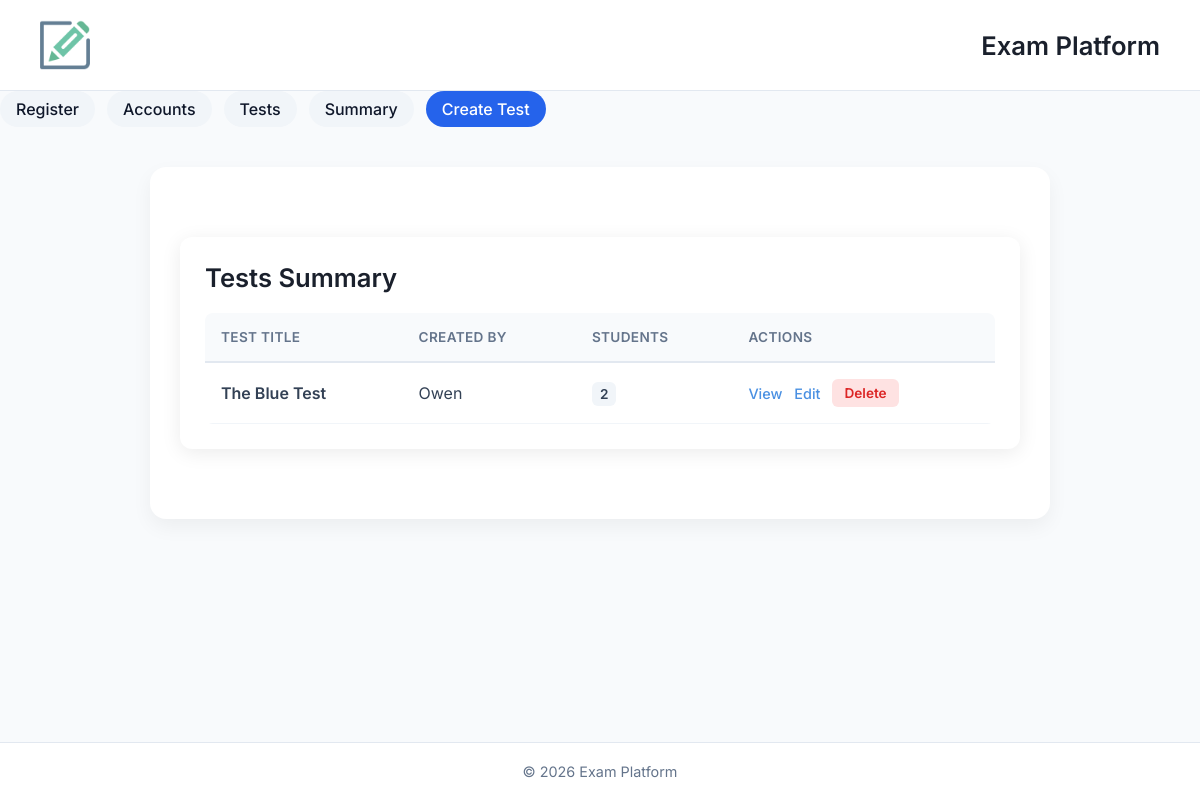
Before: /tests/summary with the older database file.
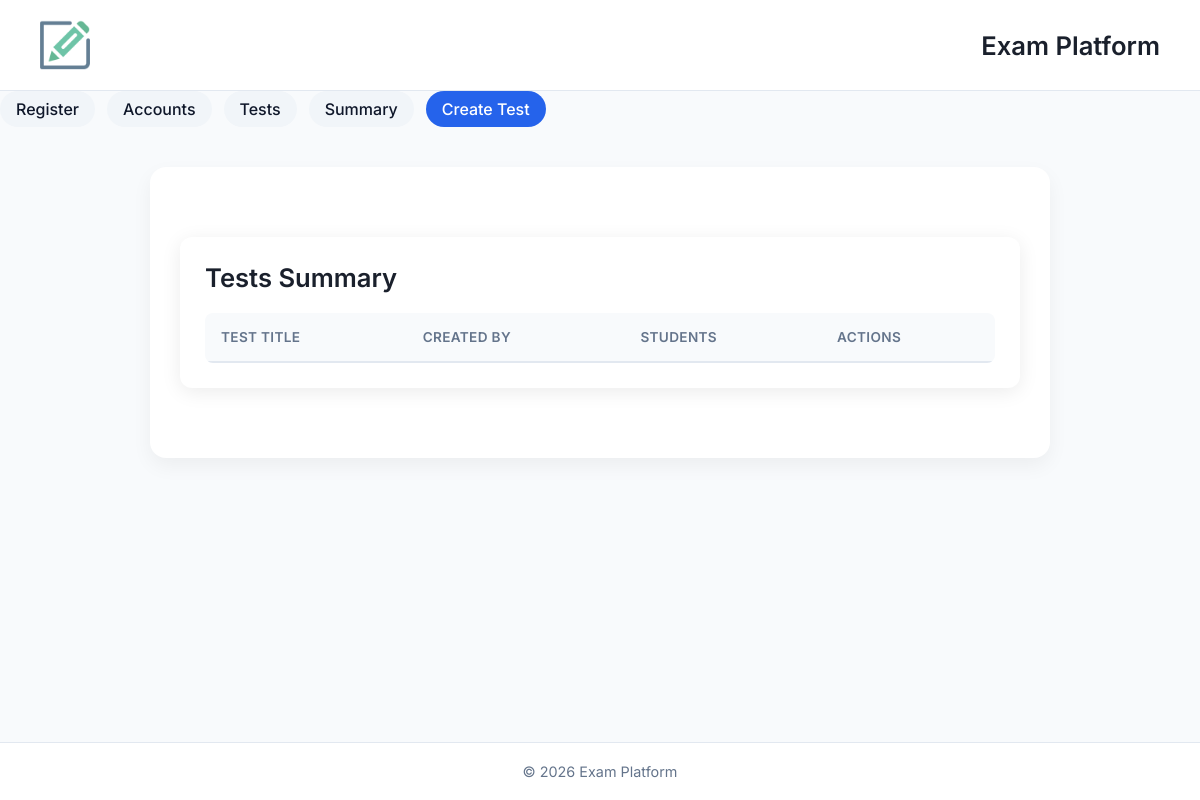
After: the same page with the newer database file.
### app/models/test.py (models this page shows)
class Test(db.Model):
    __tablename__ = "tests"
    id = db.Column(db.Integer, primary_key=True)
    title = db.Column(db.String(255))
    teacher_id = db.Column(db.Integer, db.ForeignKey("users.id"))
    is_timed = db.Column(db.Boolean, default=False)
    duration = db.Column(db.Integer, nullable=True)
    created_at = db.Column(db.DateTime, default=db.func.current_timestamp())
    teacher = db.relationship("User", back_populates="tests_created")
    questions = db.relationship("Question", back_populates="test", lazy=True)
    submissions = db.relationship("Submission", back_populates="test", lazy=True)

### app/models/user.py (models this page shows)
class User(db.Model):
    __tablename__ = "users"
    id = db.Column(db.Integer, primary_key=True)
    name = db.Column(db.String(100))
    email = db.Column(db.String(100))
    role = db.Column(db.Enum("student", "teacher"))
    created_at = db.Column(db.DateTime, default=db.func.current_timestamp())
    submissions = db.relationship("Submission", back_populates="student", foreign_keys="Submission.student_id")
    graded_submissions = db.relationship("Submission", back_populates="grader", foreign_keys="Submission.graded_by")
    tests_created = db.relationship("Test", back_populates="teacher")

### app/routes/routes.py (the view)
@bp.route("/tests/summary")
def tests_summary():
    tests = Test.query.all()
    tests_info = []
    for t in tests:
        student_count = Submission.query.filter_by(test_id=t.id).count()
        tests_info.append({
            "id": t.id,
            "title": t.title,
            "teacher": t.teacher.name if t.teacher else "N/A",
            "student_count": student_count
        })
    return render_template("tests_summary.html", tests=tests_info)

### app/templates/tests_summary.html (shortened to what this page needs)
{% extends "base.html" %}
{% block content %}
<div class="summary-card">
    <div class="table-header">
        <h1>Tests Summary</h1>
    </div>
    <table>
        <thead>
            <tr>
                <th>Test Title</th>
                <th>Created By</th>
                <th>Students</th>
                <th>Actions</th>
            </tr>
        </thead>
        <tbody>
            {% for test in tests %}
            <tr>
                <td style="font-weight: 600;">{{ test.title }}</td>
                <td>{{ test.teacher }}</td>
                <td><span class="count-badge">{{ test.student_count }}</span></td>
                <td>
                    <div class="actions">
                        <a href="/test/{{ test.id }}/summary" class="btn-link">View</a>
                        <a href="/test/{{ test.id }}/edit" class="btn-link">Edit</a>
                        <form method="POST" action="/test/{{ test.id }}/delete" style="margin:0;">
                            <button type="submit" class="btn-delete" onclick="return confirm('Are you sure?')">Delete</button>
                        </form>
                    </div>
                </td>
            </tr>
            {% endfor %}
        </tbody>
    </table>
</div>
{% endblock %}

Changed rows visible on the page:
removed Test: title "The Blue Test"
removed User: teacher "Owen"
Other visible differences:
list line gone: "2 View Edit Delete"
